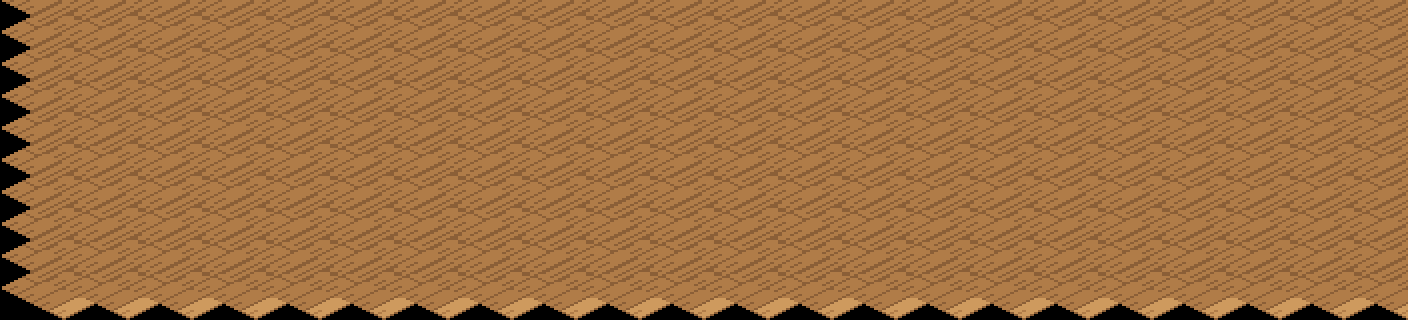

The image is a tile-based game level rendered from a .tmx file. Its description and complete source (layers, tilesets, objects, tile grids) follow:
An orthogonal 22x10 tile map with 64x32 px tiles, 1 tile layer (suelo).

<map version="1.10" orientation="orthogonal" renderorder="right-down" width="22" height="10" tilewidth="64" tileheight="32" infinite="0" nextlayerid="2" nextobjectid="1">
 <tileset firstgid="1" name="terreno_mundo" tilewidth="128" tileheight="64" tile_count="203" columns="8">
  <image source="../textures/../textures/terreno_mundo.png" width="1024" height="1664" />
 </tileset>
 <layer id="1" name="suelo" width="22" height="10">
  <data encoding="csv">
157,157,157,157,157,157,157,157,157,157,157,157,157,157,157,157,157,157,157,157,157,157,
157,157,157,157,157,157,157,157,157,157,157,157,157,157,157,157,157,157,157,157,157,157,
157,157,157,157,157,157,157,157,157,157,157,157,157,157,157,157,157,157,157,157,157,157,
157,157,157,157,157,157,157,157,157,157,157,157,157,157,157,157,157,157,157,157,157,157,
157,157,157,157,157,157,157,157,157,157,157,157,157,157,157,157,157,157,157,157,157,157,
157,157,157,157,157,157,157,157,157,157,157,157,157,157,157,157,157,157,157,157,157,157,
157,157,157,157,157,157,157,157,157,157,157,157,157,157,157,157,157,157,157,157,157,157,
157,157,157,157,157,157,157,157,157,157,157,157,157,157,157,157,157,157,157,157,157,157,
157,157,157,157,157,157,157,157,157,157,157,157,157,157,157,157,157,157,157,157,157,157,
157,157,157,157,157,157,157,157,157,157,157,157,157,157,157,157,157,157,157,157,157,157
</data>
 </layer>
</map>
